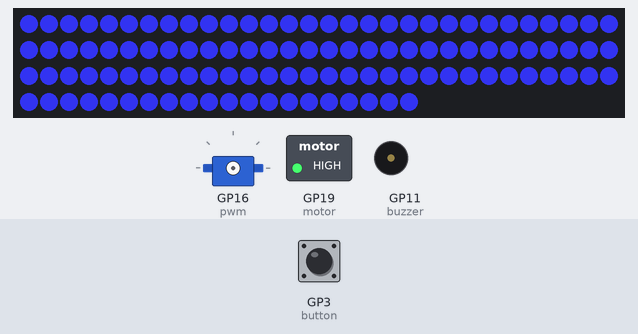
The program below on a simulated Raspberry Pi Pico running CircuitPython. Shown: 110 RGB LEDs in strip order, left to right, continuing on the next row, servo, switched loads named in the program (green lamp = pin HIGH), buzzer (waves = sounding). The inputs (shaded band) are chosen by the test bench; at power-on: GP3 (button) HIGH. Pins used as bus, display or sensor lines are not drawn.

Above: at 0.3 s.
At 36.3 s:
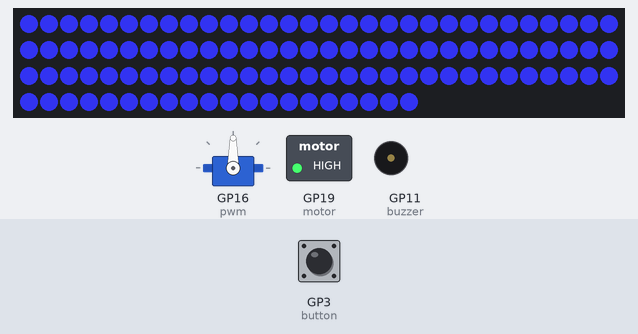
Timing chart, 0 to 37.8 s (numbered marks = the images above):
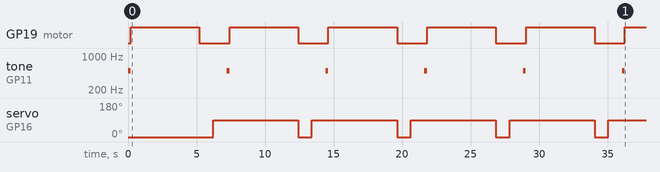

The program:

Compile_Three.py
```python
import time
import board
import digitalio
import pwmio
import neopixel
from adafruit_motor import servo

pwm = pwmio.PWMOut(board.GP16, duty_cycle=3 ** 15, frequency=50)

my_servo = servo.Servo(pwm)

# Define pin numbers
BUTTON_PIN = board.GP3
BUZZER_PIN = board.GP11
# SERVO_PIN = board.GP16
LED_PIN = board.GP17
MOTOR_PIN = board.GP19

# Initialize button
button = digitalio.DigitalInOut(BUTTON_PIN)
button.direction = digitalio.Direction.INPUT
button.pull = digitalio.Pull.UP

# Initialize buzzer
buzzer = pwmio.PWMOut(BUZZER_PIN, duty_cycle=0)

# Initialize servo
# servo = pwmio.PWMOut(SERVO_PIN, duty_cycle=2 ** 15, frequency=50)

# Initialize LED strip
num_pixels = 110  # Change this to the number of LEDs in your strip
led_strip = neopixel.NeoPixel(LED_PIN, num_pixels, auto_write=False)

# initialise Motor
motor =  digitalio.DigitalInOut(MOTOR_PIN)
motor.direction = digitalio.Direction.OUTPUT


# Function to play a sound on the buzzer
def play_buzzer():
    buzzer.duty_cycle = 2 ** 15
    time.sleep(0.2)
    buzzer.duty_cycle = 0

# Function to move the servo
# def move_servo(angle):
#     duty_cycle = int(2 ** 15 + (angle / 180) * (2 ** 15))
#     servo.duty_cycle = duty_cycle
#     time.sleep(0.5)
#     servo.duty_cycle = 0

def motor_on():
    motor.value = True

def motor_off():
  motor.value = False

# Function to turn on the LED strip
def turn_on_led():
    led_strip.fill((254, 2, 255))  # Set the color to red (you can change this)
    led_strip.fill((44, 45, 213))
    led_strip.show()

# Function to turn off the LED strip
def turn_off_led():
    led_strip.fill((0, 0, 0))  # Turn off all LEDs
    led_strip.show()

def onServo_turn():
    for angle in range(0, 90, 90):  # 0 - 180 degrees, 5 degrees at a time.
        my_servo.angle = angle
        time.sleep(1)
    for angle in range(90, 0, -90): # 180 - 0 degrees, 5 degrees at a time.
        my_servo.angle = angle
        time.sleep(1)


# Main loop
while True:
    if  button.value:  # Button is tapped (button value is False)
        play_buzzer()
        # move_servo(90)  # Move the servo to the 90-degree position
        turn_on_led()
        motor_on()
        time.sleep(5)  # Add a small delay to avoid multiple taps in quick succession
        turn_off_led()   # Turn off the LEDs after a short duration
        motor_off()
        onServo_turn()


import time
import board
import pwmio

# Define pin number for the buzzer
BUZZER_PIN = board.A1

# Initialize PWMOut for the buzzer
buzzer_pwm = pwmio.PWMOut(BUZZER_PIN, frequency=440, duty_cycle=0)

# Function to play a note on the buzzer
def play_note(note_frequency, note_duration):
    buzzer_pwm.frequency = note_frequency
    buzzer_pwm.duty_cycle = 2 ** 15
    time.sleep(note_duration)
    buzzer_pwm.duty_cycle = 0

# Function to stop the buzzer sound
def stop_buzzer():
    buzzer_pwm.duty_cycle = 0

# Map notes to their corresponding frequencies (Hz)
NOTE_C4 = 261.63
NOTE_D4 = 293.66
NOTE_E4 = 329.63
NOTE_F4 = 349.23
NOTE_G4 = 392.00
NOTE_A4 = 440.00
NOTE_B4 = 493.88
NOTE_REST = 0  # Represents a rest (no sound)

# Define the "Happy Birthday" tune as a list of notes and durations
happy_birthday_tune = [
    (NOTE_C4, 0.2),
    (NOTE_C4, 0.2),
    (NOTE_D4, 0.4),
    (NOTE_C4, 0.4),
    (NOTE_F4, 0.4),
    (NOTE_E4, 0.8),
    (NOTE_REST, 0.2),
    (NOTE_C4, 0.2),
    (NOTE_C4, 0.2),
    (NOTE_D4, 0.4),
    (NOTE_C4, 0.4),
    (NOTE_G4, 0.4),
    (NOTE_F4, 0.8),
    (NOTE_REST, 0.2),
    (NOTE_C4, 0.2),
    (NOTE_C4, 0.2),
    (NOTE_C5, 0.4),
    (NOTE_A4, 0.4),
    (NOTE_F4, 0.4),
    (NOTE_E4, 0.4),
    (NOTE_D4, 0.4),
    (NOTE_B4, 0.4),
    (NOTE_REST, 0.2),
    (NOTE_G4, 0.2),
    (NOTE_G4, 0.2),
    (NOTE_F4, 0.4),
    (NOTE_D4, 0.4),
    (NOTE_E4, 0.4),
    (NOTE_C4, 0.4),
    (NOTE_C4, 0.8),
]

# Main loop to play the tune
while True:
    for note_frequency, note_duration in happy_birthday_tune:
        if note_frequency == NOTE_REST:
            stop_buzzer()  # If it's a rest, stop the buzzer
        else:
            play_note(note_frequency, note_duration)
        time.sleep(0.1)  # Add a small delay between notes
```

Measured:
- by itself, GP19 (motor): alternates HIGH for 5.0 s and LOW for 2.2 s
- by itself, tone on GP11 (buzzer): alternates 500 Hz for 0.20 s and silent for 7.0 s
- by itself, servo on GP16 (pwm): alternates 90° for 6.2 s and 0° for 1.0 s
- what the display in image 0 shows lasts 5.0 s, from 0.2 s to 5.2 s
